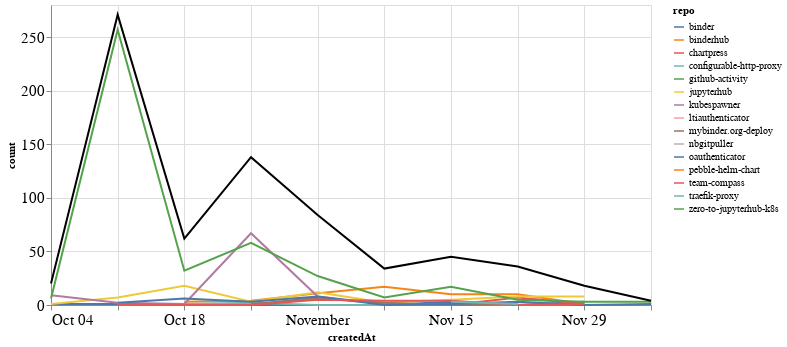

Notebook source saved alongside this figure:
### Markdown cell above
## Comments

### Code cell
comments_time = comments.groupby('repo').resample('W', on='createdAt').count()['author'].reset_index()
comments_time = comments_time.rename(columns={'author': 'count'})
comments_time_total = comments_time.groupby('createdAt').agg({"count": "sum"}).reset_index()
ch1 = alt.Chart(comments_time, width=600).mark_line().encode(
    x='createdAt',
    y='count',
    color='repo',
    tooltip="repo"
)

ch2 = alt.Chart(comments_time_total, width=600).mark_line(color="black").encode(
    x='createdAt',
    y='count',
)

ch1 + ch2

### Figure 1 — Vega-Lite specification as saved in the notebook (floating-point values rounded to 4 significant figures)
{"config": {"axisLeft": {"labelFontSize": 15}, "axisBottom": {"labelFontSize": 15}}, "layer": [{"data": {"name": "data-a281cd5429fcbeced1af0a588e96810a"}, "mark": "line", "encoding": {"color": {"type": "nominal", "field": "repo"}, "tooltip": {"type": "nominal", "field": "repo"}, "x": {"type": "temporal", "field": "createdAt"}, "y": {"type": "quantitative", "field": "count"}}, "width": 600}, {"data": {"name": "data-e1216eb44296091938a814300cbaba35"}, "mark": {"type": "line", "color": "black"}, "encoding": {"x": {"type": "temporal", "field": "createdAt"}, "y": {"type": "quantitative", "field": "count"}}, "width": 600}], "$schema": "https://vega.github.io/schema/vega-lite/v4.8.1.json", "datasets": {"data-a281cd5429fcbeced1af0a588e96810a": [{"repo": "binder", "createdAt": "2020-10-04T00:00:00", "count": 1}, {"repo": "binder", "createdAt": "2020-10-11T00:00:00", "count": 1}, {"repo": "binder", "createdAt": "2020-10-18T00:00:00", "count": 1}, {"repo": "binder", "createdAt": "2020-10-25T00:00:00", "count": 0}, {"repo": "binder", "createdAt": "2020-11-01T00:00:00", "count": 0}, {"repo": "binder", "createdAt": "2020-11-08T00:00:00", "count": 0}, {"repo": "binder", "createdAt": "2020-11-15T00:00:00", "count": 3}, {"repo": "binder", "createdAt": "2020-11-22T00:00:00", "count": 0}, {"repo": "binder", "createdAt": "2020-11-29T00:00:00", "count": 3}, {"repo": "binderhub", "createdAt": "2020-10-18T00:00:00", "count": 3}, {"repo": "binderhub", "createdAt": "2020-10-25T00:00:00", "count": 4}, {"repo": "binderhub", "createdAt": "2020-11-01T00:00:00", "count": 11}, {"repo": "binderhub", "createdAt": "2020-11-08T00:00:00", "count": 17}, {"repo": "binderhub", "createdAt": "2020-11-15T00:00:00", "count": 10}, {"repo": "binderhub", "createdAt": "2020-11-22T00:00:00", "count": 10}, {"repo": "binderhub", "createdAt": "2020-11-29T00:00:00", "count": 1}, {"repo": "chartpress", "createdAt": "2020-11-08T00:00:00", "count": 1}, {"repo": "chartpress", "createdAt": "2020-11-15T00:00:00", "count": 0}, {"repo": "chartpress", "createdAt": "2020-11-22T00:00:00", "count": 7}, {"repo": "chartpress", "createdAt": "2020-11-29T00:00:00", "count": 1}, {"repo": "configurable-http-proxy", "createdAt": "2020-10-18T00:00:00", "count": 1}, {"repo": "configurable-http-proxy", "createdAt": "2020-10-25T00:00:00", "count": 2}, {"repo": "configurable-http-proxy", "createdAt": "2020-11-01T00:00:00", "count": 0}, {"repo": "configurable-http-proxy", "createdAt": "2020-11-08T00:00:00", "count": 0}, {"repo": "configurable-http-proxy", "createdAt": "2020-11-15T00:00:00", "count": 1}, {"repo": "github-activity", "createdAt": "2020-10-11T00:00:00", "count": 1}, {"repo": "github-activity", "createdAt": "2020-10-18T00:00:00", "count": 0}, {"repo": "github-activity", "createdAt": "2020-10-25T00:00:00", "count": 0}, {"repo": "github-activity", "createdAt": "2020-11-01T00:00:00", "count": 7}, {"repo": "jupyterhub", "createdAt": "2020-10-04T00:00:00", "count": 1}, {"repo": "jupyterhub", "createdAt": "2020-10-11T00:00:00", "count": 7}, {"repo": "jupyterhub", "createdAt": "2020-10-18T00:00:00", "count": 18}, {"repo": "jupyterhub", "createdAt": "2020-10-25T00:00:00", "count": 3}, {"repo": "jupyterhub", "createdAt": "2020-11-01T00:00:00", "count": 12}, {"repo": "jupyterhub", "createdAt": "2020-11-08T00:00:00", "count": 2}, {"repo": "jupyterhub", "createdAt": "2020-11-15T00:00:00", "count": 5}, {"repo": "jupyterhub", "createdAt": "2020-11-22T00:00:00", "count": 8}, {"repo": "jupyterhub", "createdAt": "2020-11-29T00:00:00", "count": 8}, {"repo": "kubespawner", "createdAt": "2020-10-04T00:00:00", "count": 9}, {"repo": "kubespawner", "createdAt": "2020-10-11T00:00:00", "count": 2}, {"repo": "kubespawner", "createdAt": "2020-10-18T00:00:00", "count": 1}, {"repo": "kubespawner", "createdAt": "2020-10-25T00:00:00", "count": 67}, {"repo": "kubespawner", "createdAt": "2020-11-01T00:00:00", "count": 8}, {"repo": "kubespawner", "createdAt": "2020-11-08T00:00:00", "count": 1}, {"repo": "kubespawner", "createdAt": "2020-11-15T00:00:00", "count": 0}, {"repo": "kubespawner", "createdAt": "2020-11-22T00:00:00", "count": 0}, {"repo": "kubespawner", "createdAt": "2020-11-29T00:00:00", "count": 1}, {"repo": "ltiauthenticator", "createdAt": "2020-11-15T00:00:00", "count": 1}, {"repo": "mybinder.org-deploy", "createdAt": "2020-10-25T00:00:00", "count": 1}, {"repo": "mybinder.org-deploy", "createdAt": "2020-11-01T00:00:00", "count": 6}, {"repo": "mybinder.org-deploy", "createdAt": "2020-11-08T00:00:00", "count": 2}, {"repo": "mybinder.org-deploy", "createdAt": "2020-11-15T00:00:00", "count": 0}, {"repo": "mybinder.org-deploy", "createdAt": "2020-11-22T00:00:00", "count": 1}, {"repo": "nbgitpuller", "createdAt": "2020-10-04T00:00:00", "count": 3}, {"repo": "oauthenticator", "createdAt": "2020-10-11T00:00:00", "count": 2}, {"repo": "oauthenticator", "createdAt": "2020-10-18T00:00:00", "count": 6}, {"repo": "oauthenticator", "createdAt": "2020-10-25T00:00:00", "count": 3}, {"repo": "oauthenticator", "createdAt": "2020-11-01T00:00:00", "count": 8}, {"repo": "oauthenticator", "createdAt": "2020-11-08T00:00:00", "count": 0}, {"repo": "oauthenticator", "createdAt": "2020-11-15T00:00:00", "count": 1}, {"repo": "oauthenticator", "createdAt": "2020-11-22T00:00:00", "count": 3}, {"repo": "oauthenticator", "createdAt": "2020-11-29T00:00:00", "count": 0}, {"repo": "oauthenticator", "createdAt": "2020-12-06T00:00:00", "count": 1}, {"repo": "pebble-helm-chart", "createdAt": "2020-11-22T00:00:00", "count": 1}, {"repo": "team-compass", "createdAt": "2020-10-11T00:00:00", "count": 1}, {"repo": "team-compass", "createdAt": "2020-10-18T00:00:00", "count": 0}, {"repo": "team-compass", "createdAt": "2020-10-25T00:00:00", "count": 0}, {"repo": "team-compass", "createdAt": "2020-11-01T00:00:00", "count": 5}, {"repo": "team-compass", "createdAt": "2020-11-08T00:00:00", "count": 4}, {"repo": "team-compass", "createdAt": "2020-11-15T00:00:00", "count": 4}, {"repo": "team-compass", "createdAt": "2020-11-22T00:00:00", "count": 0}, {"repo": "team-compass", "createdAt": "2020-11-29T00:00:00", "count": 1}, {"repo": "traefik-proxy", "createdAt": "2020-11-15T00:00:00", "count": 3}, {"repo": "traefik-proxy", "createdAt": "2020-11-22T00:00:00", "count": 1}, {"repo": "zero-to-jupyterhub-k8s", "createdAt": "2020-10-04T00:00:00", "count": 6}, {"repo": "zero-to-jupyterhub-k8s", "createdAt": "2020-10-11T00:00:00", "count": 257}, {"repo": "zero-to-jupyterhub-k8s", "createdAt": "2020-10-18T00:00:00", "count": 32}, {"repo": "zero-to-jupyterhub-k8s", "createdAt": "2020-10-25T00:00:00", "count": 58}, {"repo": "zero-to-jupyterhub-k8s", "createdAt": "2020-11-01T00:00:00", "count": 27}, {"repo": "zero-to-jupyterhub-k8s", "createdAt": "2020-11-08T00:00:00", "count": 7}, {"repo": "zero-to-jupyterhub-k8s", "createdAt": "2020-11-15T00:00:00", "count": 17}, {"repo": "zero-to-jupyterhub-k8s", "createdAt": "2020-11-22T00:00:00", "count": 5}, {"repo": "zero-to-jupyterhub-k8s", "createdAt": "2020-11-29T00:00:00", "count": 3}, {"repo": "zero-to-jupyterhub-k8s", "createdAt": "2020-12-06T00:00:00", "count": 3}], "data-e1216eb44296091938a814300cbaba35": [{"createdAt": "2020-10-04T00:00:00", "count": 20}, {"createdAt": "2020-10-11T00:00:00", "count": 271}, {"createdAt": "2020-10-18T00:00:00", "count": 62}, {"createdAt": "2020-10-25T00:00:00", "count": 138}, {"createdAt": "2020-11-01T00:00:00", "count": 84}, {"createdAt": "2020-11-08T00:00:00", "count": 34}, {"createdAt": "2020-11-15T00:00:00", "count": 45}, {"createdAt": "2020-11-22T00:00:00", "count": 36}, {"createdAt": "2020-11-29T00:00:00", "count": 18}, {"createdAt": "2020-12-06T00:00:00", "count": 4}]}}
